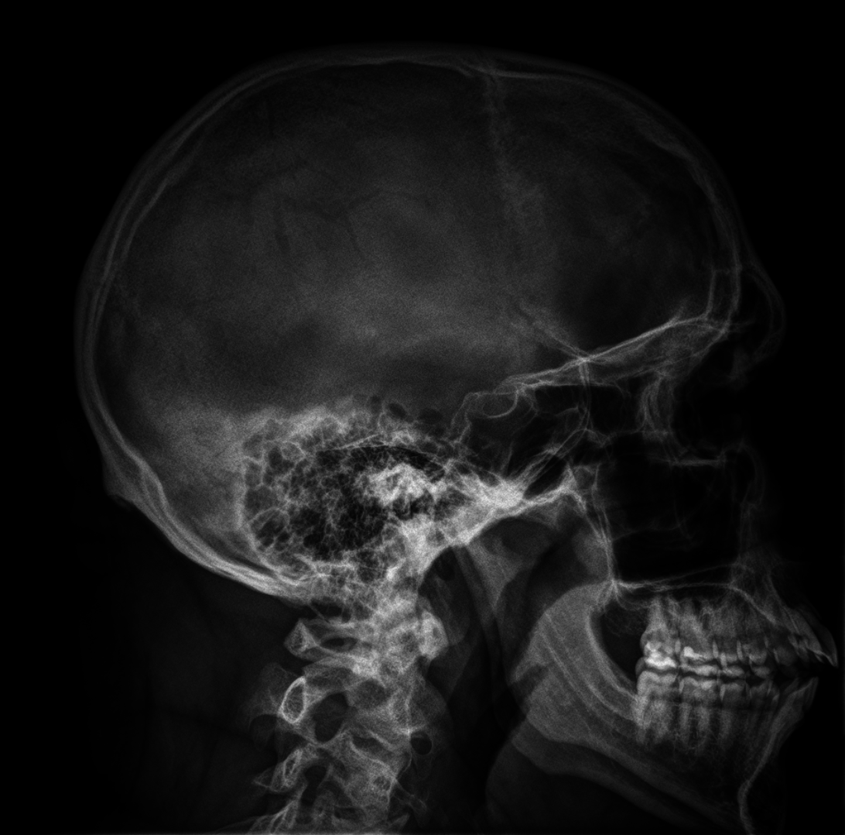
#> input picture zestaw3/ex05/5/czaszka.png, 845 x 835 px, shrunk from 1092 x 1078 before the run
$ python main2.py
#> lines starting #> are read from the running program, lines starting #| are printed output that depends on the picture
import cv2
import numpy as np
import matplotlib.pyplot as plt

# Wczytanie obrazu w skali szarości
image = cv2.imread('czaszka.png', cv2.IMREAD_GRAYSCALE)
#> image is the input picture: shape (835, 845); min 0, max 238, mean 24.6

# Funkcja do normalizacji histogramu
def normalize_histogram(hist, num_pixels):
    return hist / num_pixels

# Funkcja do obliczania histogramu skumulowanego
def cumulative_histogram(hist):
    return np.cumsum(hist)

# Wyrównanie histogramu
def equalize_histogram(image):
    equalized = cv2.equalizeHist(image)
    return equalized

# Hiperbolizacja histogramu
def hyperbolize_histogram(image, alpha=-1/3):
    normalized = image / 255.0
    hyperbolized = np.power(normalized, 1 + alpha)
    hyperbolized = np.clip(hyperbolized * 255, 0, 255).astype(np.uint8)
    return hyperbolized

# Obliczenie histogramu
def calculate_histogram(image):
    hist = cv2.calcHist([image], [0], None, [256], [0, 256])
    return hist

# Wyrównanie histogramu
equalized_image = equalize_histogram(image)
#> in equalize_histogram, `equalized = cv2.equalizeHist(image)`:
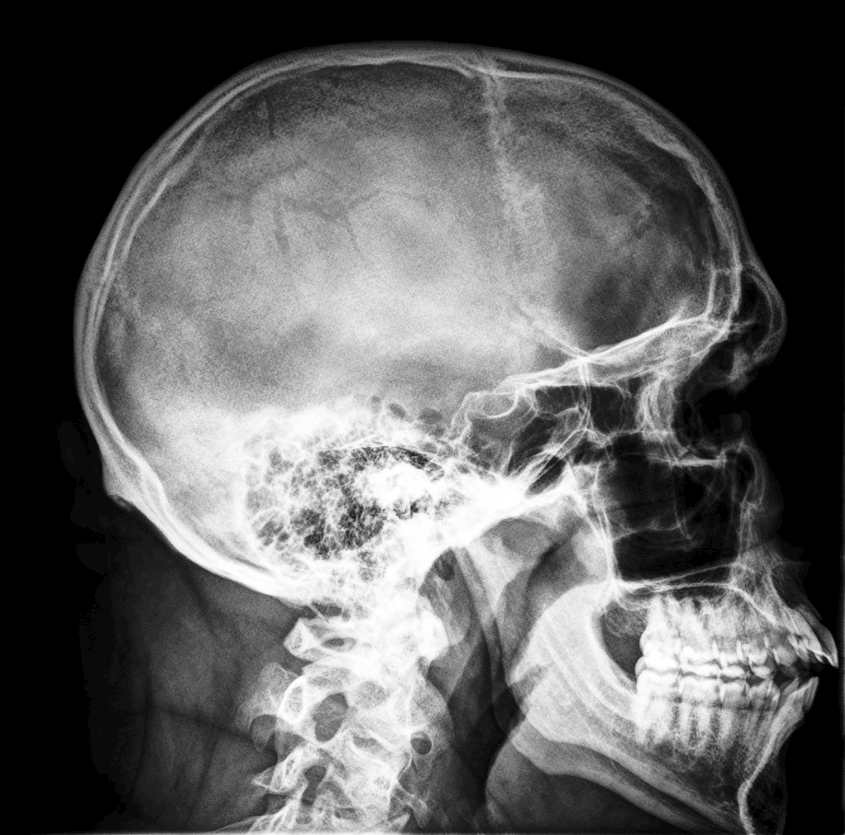
#> equalized: shape (835, 845); min 0, max 255, mean 95.2
equalized_hist = calculate_histogram(equalized_image)
#> in calculate_histogram, `hist = cv2.calcHist([image], [0], None, [256], [0, 256])`: hist = 256 values, max 186866 at index 0, min 0 at index 1, mean 2756.2
#> equalized_hist has the same summary as hist in calculate_histogram

# Hiperbolizacja histogramu
hyperbolized_image = hyperbolize_histogram(image)
#> in hyperbolize_histogram, `hyperbolized = np.power(normalized, 1 + alpha)`:
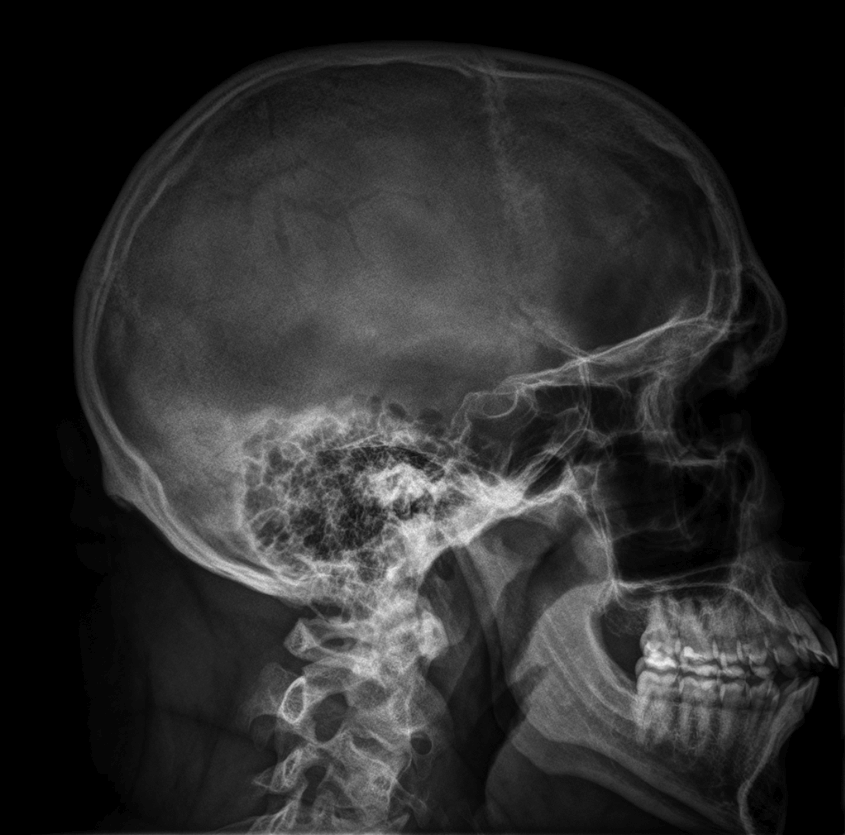
#> hyperbolized: shape (835, 845) float64; min 0, max 0.955, mean 0.172
hyperbolized_hist = calculate_histogram(hyperbolized_image)
#> hyperbolized_hist has the same summary as hist in calculate_histogram

# Histogramy i histogramy skumulowane
original_hist = calculate_histogram(image)
#> original_hist = 256 values, max 186866 at index 0, min 0 at index 231, mean 2756.2
normalized_hist = normalize_histogram(original_hist, image.size)
#> normalized_hist = 256 values, max 0.265 at index 0, min 0 at index 231, mean 0.00391
cumulative_hist = cumulative_histogram(normalized_hist)
#> cumulative_hist = 256 values from 0.265 to 1

# Zapis obrazów
cv2.imwrite('original_image.png', image)
cv2.imwrite('equalized_image.png', equalized_image)
cv2.imwrite('hyperbolized_image.png', hyperbolized_image)

# Zapis histogramów
def save_histogram(hist, title, filename):
    plt.figure()
    plt.plot(hist)
    plt.title(title)
    plt.xlabel("Poziom szarości")
    plt.ylabel("Częstość")
    plt.grid()
    plt.savefig(filename)
    plt.close()

save_histogram(normalized_hist, "Znormalizowany histogram Hn(g)", 'normalized_histogram.png')
#> in save_histogram, `plt.savefig(filename)`:
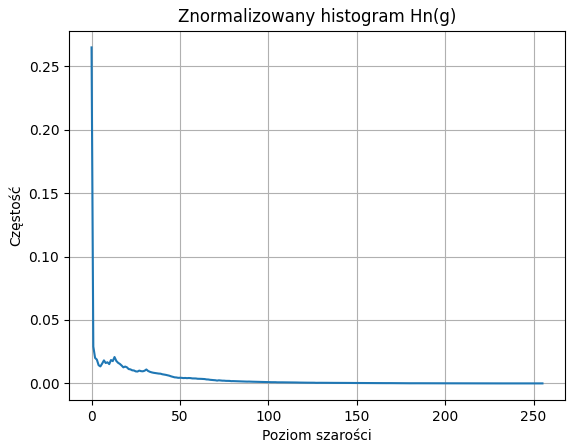
#> figure drawn by matplotlib, 1 panel; curve peaks at x = 0, y = 0.265
save_histogram(cumulative_hist, "Skumulowany histogram Hs(g)", 'cumulative_histogram.png')
#> call 2 of save_histogram, with hist = array of shape (256,), title = 'Skumulowany histogram Hs(g)', filename = 'cumulative_histogram.png'
#> in save_histogram (call 2), `plt.savefig(filename)`:
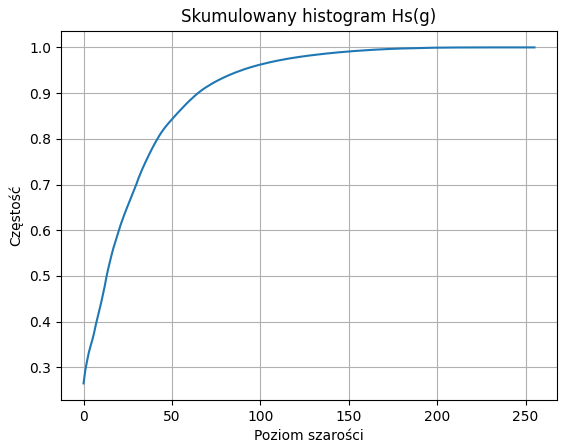
#> figure drawn by matplotlib, 1 panel; curve peaks at x = 238, y = 1
save_histogram(equalized_hist, "Histogram po wyrównaniu", 'equalized_histogram.png')
#> call 3 of save_histogram, with hist = array of shape (256, 1), title = 'Histogram po wyrównaniu', filename = 'equalized_histogram.png'
#> in save_histogram (call 3), `plt.savefig(filename)`:
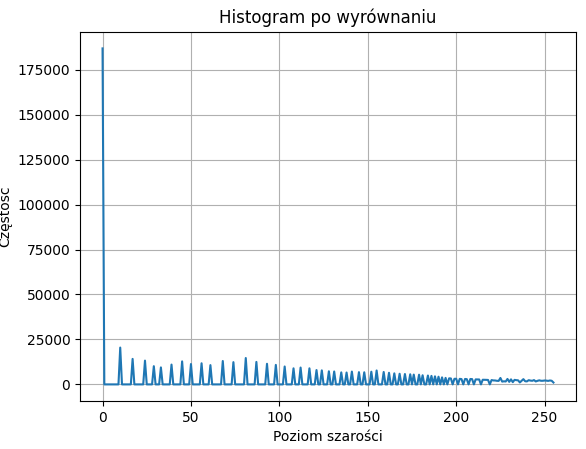
#> figure drawn by matplotlib, 1 panel; curve peaks at x = 0, y = 186866
save_histogram(hyperbolized_hist, "Histogram po hiperbolizacji", 'hyperbolized_histogram.png')
#> call 4 of save_histogram, with hist = array of shape (256, 1), title = 'Histogram po hiperbolizacji', filename = 'hyperbolized_histogram.png'
#> in save_histogram (call 4), `plt.savefig(filename)`:
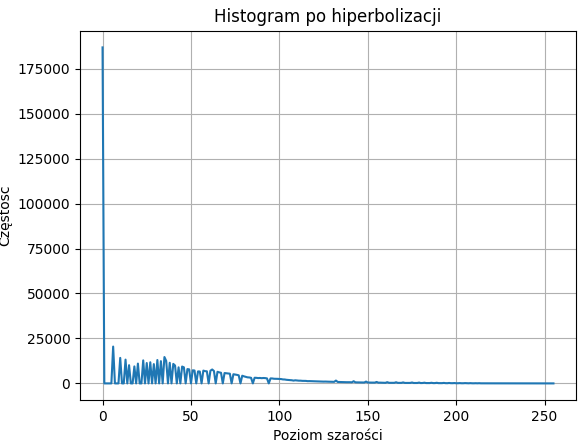
#> figure drawn by matplotlib, 1 panel; curve peaks at x = 0, y = 186866

print("Obrazy i histogramy zostały zapisane do plików.")
